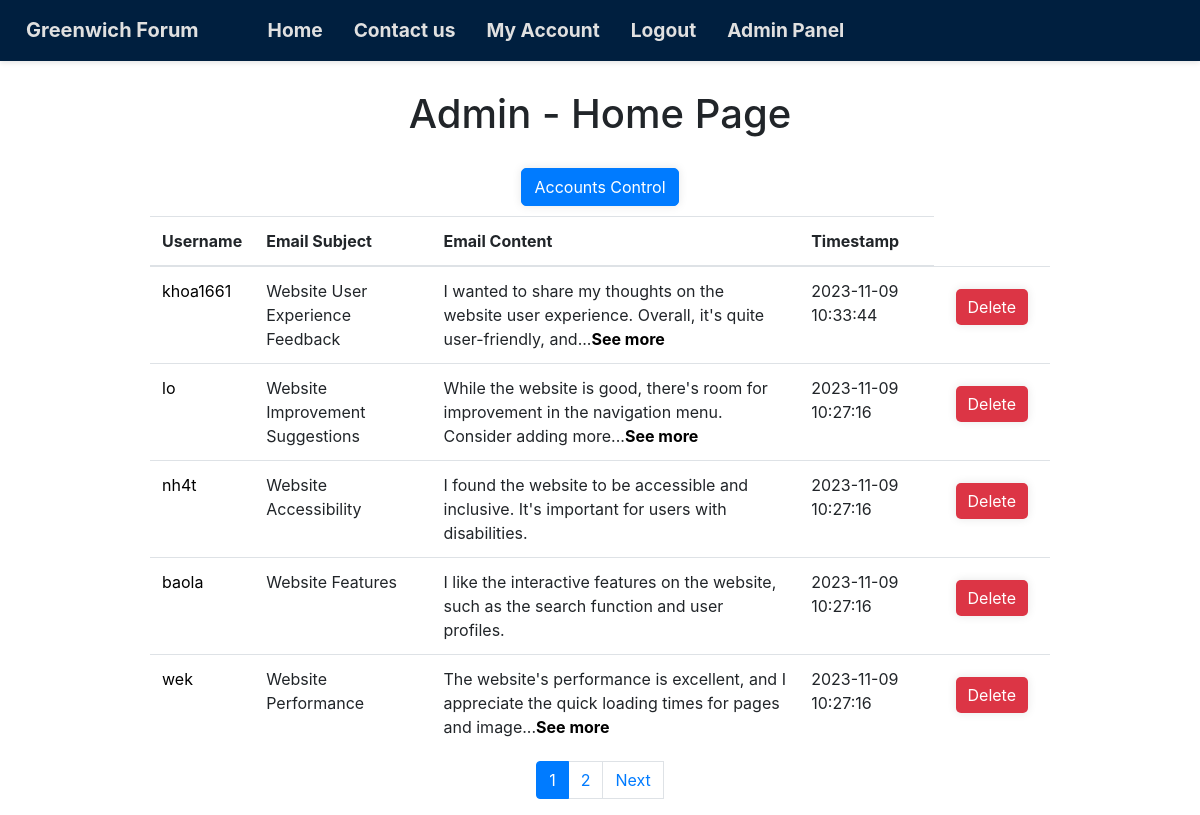
The app's page /admin/home.php (signed in) with its own data.
### tables this page shows
CREATE TABLE `messages` (
  `message_id` int(11) NOT NULL,
  `user_id` int(11) DEFAULT NULL,
  `message_subject` varchar(255) DEFAULT NULL,
  `message` text DEFAULT NULL,
  `timestamp` timestamp NOT NULL DEFAULT current_timestamp() ON UPDATE current_timestamp()
);

CREATE TABLE `users` (
  `user_id` int(11) NOT NULL,
  `username` varchar(255) NOT NULL,
  `about` text DEFAULT NULL,
  `email` varchar(255) NOT NULL,
  `password` varchar(255) NOT NULL,
  `profile_picture` varchar(255) DEFAULT NULL,
  `role` enum('admin','user') NOT NULL
);

### admin/home.php (the view, shortened to what this page needs)
<?php
require dirname(__DIR__) . '/modules/module_functions.php';
$results_per_page = 5;
$total_messages = $db->query("SELECT COUNT(*) FROM messages")->fetchColumn();
$total_pages = ceil($total_messages / $results_per_page);
if (isset($_GET['page']) && is_numeric($_GET['page'])) {
    $current_page = (int) $_GET['page'];
} else {
    $current_page = 1;
}
$offset = ($current_page - 1) * $results_per_page;
$stmt = $db->prepare("SELECT messages.*, users.username AS send_by
                  FROM messages
                  JOIN users ON messages.user_id = users.user_id
                  ORDER BY messages.timestamp DESC
                  LIMIT :offset, :results_per_page");
$stmt->bindParam(':offset', $offset, PDO::PARAM_INT);
$stmt->bindParam(':results_per_page', $results_per_page, PDO::PARAM_INT);
$stmt->execute();
?>
<!DOCTYPE html>
<html>
<head>
</head>
<body>
    <main>
        <div class="page-name">
            <h1>Admin - Home Page</h1>
        </div>
        <div class="text-center">
            <button class="btn btn-primary">
                <a href="../admin/accounts.php">Accounts Control</a>
            </button>
        </div>
        <table class="table">
            <thead>
                <tr>
                    <th>Username</th>
                    <th>Email Subject</th>
                    <th>Email Content</th>
                    <th>Timestamp</th>
                </tr>
            </thead>
            <tbody>
                <?php while ($email = $stmt->fetch(PDO::FETCH_ASSOC)) { ?>
                    <tr>
                        <td>
                            <a href="../user/profile.php?user_id=<?php echo $email['user_id'] ?>">
                                <?php echo $email['send_by']; ?>
                            </a>
                        </td>
                        <td>
                            <?php echo $email['message_subject']; ?>
                        </td>
                        <td>
                            <?php
                            $message = $email['message'];
                            if (strlen($message) > 100) {
                                $short_message = substr($message, 0, 100) . '...';
                                echo $short_message . '<strong><a href="../emails/read_email.php?message_id=' . $email['message_id'] . '">See more</a></strong>';
                            } else {
                                echo $message;
                            }
                            ?>
                        </td>
                        <td>
                            <?php echo $email['timestamp']; ?>
                        </td>
                        <td>
                            <form method="post"
                                action="../emails/delete_message.php?message_id=<?php echo $email['message_id']; ?>">
                                <button type="submit" class="btn btn-danger">Delete</button>
                            </form>
                        </td>
                    </tr>
                <?php } ?>
            </tbody>
        </table>
        <ul class="pagination justify-content-center">
            <?php if ($total_pages > 1) { ?>
                <?php for ($i = 1; $i <= $total_pages; $i++) { ?>
                    <?php if ($i == $current_page) { ?>
                        <li class="page-item active"><a href="#">
                                <span class="page-link">
                                    <?php echo $i; ?>
                                </span>
                            </a></li>
                    <?php } else { ?>
                        <li><a class="page-link" href="?page=<?php echo $i; ?>">
                                <?php echo $i; ?>
                            </a></li>
                    <?php } ?>
                <?php } ?>
                <?php if ($current_page < $total_pages) { ?>
                    <li><a class="page-link" href="?page=<?php echo $current_page + 1; ?>">Next</a></li>
                <?php } ?>
            <?php } ?>
        </ul>
    </main>
</body>
</html>

### css/style.css (style rules this page uses)
.page-name { font-size: 36px; margin-top: 10px; margin-bottom: 20px; text-align: center; }
.btn a { color: white; }
li a { color: #000; text-decoration: none; }
.try .btn, .btn { box-shadow: 0 0 10px rgba(0, 0, 0, 0.1); border-radius: 5px; margin-inline: 10px; margin-top: 10px; }
a { color: #000; text-decoration: none; }
.table, .email { width: 75%; margin: 10px auto; }
form .btn { border: none; }
main { margin-top: 90px; }
.pagination { margin-top: 10px; }

### records on screen
messages: user.username "khoa1661", message_subject "Website User Experience Feedback", message "I wanted to share my thoughts on the website user experience. Overall, it's quite user-friendly, and...", timestamp "2023-11-09 10:33:44"
messages: user.username "lo", message_subject "Website Improvement Suggestions", message "While the website is good, there's room for improvement in the navigation menu. Consider adding more...", timestamp "2023-11-09 10:27:16"
messages: user.username "nh4t", message_subject "Website Accessibility", message "I found the website to be accessible and inclusive. It's important for users with disabilities.", timestamp "2023-11-09 10:27:16"
messages: user.username "baola", message_subject "Website Features", message "I like the interactive features on the website, such as the search function and user profiles.", timestamp "2023-11-09 10:27:16"
messages: user.username "wek", message_subject "Website Performance", message "The website's performance is excellent, and I appreciate the quick loading times for pages and image...", timestamp "2023-11-09 10:27:16"
